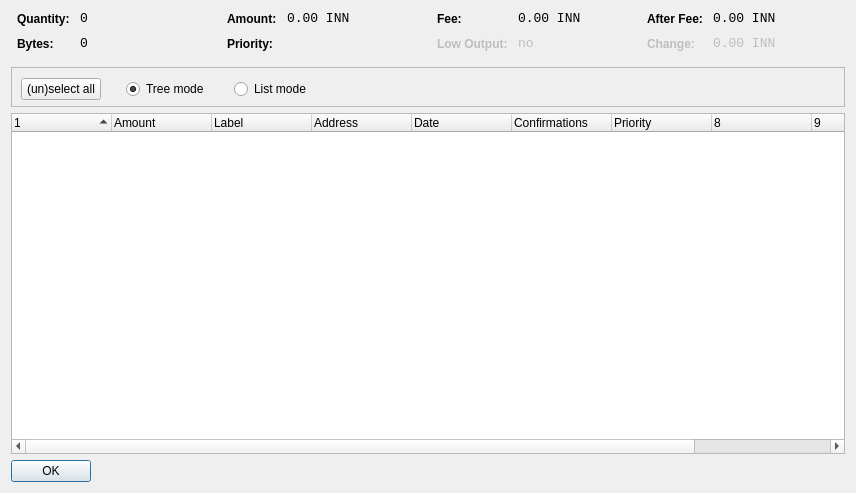
<?xml version="1.0" encoding="UTF-8"?>
<ui version="4.0">
 <class>CoinControlDialog</class>
 <widget class="QDialog" name="CoinControlDialog">
  <property name="geometry">
   <rect>
    <x>0</x>
    <y>0</y>
    <width>856</width>
    <height>493</height>
   </rect>
  </property>
  <property name="windowTitle">
   <string>Coin Control</string>
  </property>
  <layout class="QVBoxLayout" name="verticalLayout">
   <item>
    <layout class="QHBoxLayout" name="horizontalLayoutTop" stretch="0,0,0,0">
     <property name="topMargin">
      <number>0</number>
     </property>
     <property name="bottomMargin">
      <number>10</number>
     </property>
     <item>
      <layout class="QFormLayout" name="formLayoutCoinControl1">
       <property name="horizontalSpacing">
        <number>10</number>
       </property>
       <property name="verticalSpacing">
        <number>10</number>
       </property>
       <property name="leftMargin">
        <number>6</number>
       </property>
       <property name="rightMargin">
        <number>6</number>
       </property>
       <item row="0" column="0">
        <widget class="QLabel" name="labelCoinControlQuantityText">
         <property name="styleSheet">
          <string notr="true">font-weight:bold;</string>
         </property>
         <property name="text">
          <string>Quantity:</string>
         </property>
        </widget>
       </item>
       <item row="0" column="1">
        <widget class="QLabel" name="labelCoinControlQuantity">
         <property name="font">
          <font>
           <family>Monospace</family>
           <pointsize>10</pointsize>
          </font>
         </property>
         <property name="cursor">
          <cursorShape>IBeamCursor</cursorShape>
         </property>
         <property name="contextMenuPolicy">
          <enum>Qt::ActionsContextMenu</enum>
         </property>
         <property name="text">
          <string notr="true">0</string>
         </property>
         <property name="textInteractionFlags">
          <set>Qt::LinksAccessibleByMouse|Qt::TextSelectableByKeyboard|Qt::TextSelectableByMouse</set>
         </property>
        </widget>
       </item>
       <item row="1" column="0">
        <widget class="QLabel" name="labelCoinControlBytesText">
         <property name="styleSheet">
          <string notr="true">font-weight:bold;</string>
         </property>
         <property name="text">
          <string>Bytes:</string>
         </property>
        </widget>
       </item>
       <item row="1" column="1">
        <widget class="QLabel" name="labelCoinControlBytes">
         <property name="font">
          <font>
           <family>Monospace</family>
           <pointsize>10</pointsize>
          </font>
         </property>
         <property name="cursor">
          <cursorShape>IBeamCursor</cursorShape>
         </property>
         <property name="contextMenuPolicy">
          <enum>Qt::ActionsContextMenu</enum>
         </property>
         <property name="text">
          <string notr="true">0</string>
         </property>
         <property name="textInteractionFlags">
          <set>Qt::LinksAccessibleByMouse|Qt::TextSelectableByKeyboard|Qt::TextSelectableByMouse</set>
         </property>
        </widget>
       </item>
      </layout>
     </item>
     <item>
      <layout class="QFormLayout" name="formLayoutCoinControl2">
       <property name="horizontalSpacing">
        <number>10</number>
       </property>
       <property name="verticalSpacing">
        <number>10</number>
       </property>
       <property name="leftMargin">
        <number>6</number>
       </property>
       <property name="rightMargin">
        <number>6</number>
       </property>
       <item row="0" column="0">
        <widget class="QLabel" name="labelCoinControlAmountText">
         <property name="styleSheet">
          <string notr="true">font-weight:bold;</string>
         </property>
         <property name="text">
          <string>Amount:</string>
         </property>
        </widget>
       </item>
       <item row="0" column="1">
        <widget class="QLabel" name="labelCoinControlAmount">
         <property name="font">
          <font>
           <family>Monospace</family>
           <pointsize>10</pointsize>
          </font>
         </property>
         <property name="cursor">
          <cursorShape>IBeamCursor</cursorShape>
         </property>
         <property name="contextMenuPolicy">
          <enum>Qt::ActionsContextMenu</enum>
         </property>
         <property name="text">
          <string notr="true">0.00 INN</string>
         </property>
         <property name="textInteractionFlags">
          <set>Qt::LinksAccessibleByMouse|Qt::TextSelectableByKeyboard|Qt::TextSelectableByMouse</set>
         </property>
        </widget>
       </item>
       <item row="1" column="0">
        <widget class="QLabel" name="labelCoinControlPriorityText">
         <property name="styleSheet">
          <string notr="true">font-weight:bold;</string>
         </property>
         <property name="text">
          <string>Priority:</string>
         </property>
        </widget>
       </item>
       <item row="1" column="1">
        <widget class="QLabel" name="labelCoinControlPriority">
         <property name="font">
          <font>
           <family>Monospace</family>
           <pointsize>10</pointsize>
          </font>
         </property>
         <property name="cursor">
          <cursorShape>IBeamCursor</cursorShape>
         </property>
         <property name="contextMenuPolicy">
          <enum>Qt::ActionsContextMenu</enum>
         </property>
         <property name="text">
          <string/>
         </property>
         <property name="textInteractionFlags">
          <set>Qt::LinksAccessibleByMouse|Qt::TextSelectableByKeyboard|Qt::TextSelectableByMouse</set>
         </property>
        </widget>
       </item>
      </layout>
     </item>
     <item>
      <layout class="QFormLayout" name="formLayoutCoinControl3">
       <property name="horizontalSpacing">
        <number>10</number>
       </property>
       <property name="verticalSpacing">
        <number>10</number>
       </property>
       <property name="leftMargin">
        <number>6</number>
       </property>
       <property name="rightMargin">
        <number>6</number>
       </property>
       <item row="0" column="0">
        <widget class="QLabel" name="labelCoinControlFeeText">
         <property name="styleSheet">
          <string notr="true">font-weight:bold;</string>
         </property>
         <property name="text">
          <string>Fee:</string>
         </property>
        </widget>
       </item>
       <item row="0" column="1">
        <widget class="QLabel" name="labelCoinControlFee">
         <property name="font">
          <font>
           <family>Monospace</family>
           <pointsize>10</pointsize>
          </font>
         </property>
         <property name="cursor">
          <cursorShape>IBeamCursor</cursorShape>
         </property>
         <property name="contextMenuPolicy">
          <enum>Qt::ActionsContextMenu</enum>
         </property>
         <property name="text">
          <string notr="true">0.00 INN</string>
         </property>
         <property name="textInteractionFlags">
          <set>Qt::LinksAccessibleByMouse|Qt::TextSelectableByKeyboard|Qt::TextSelectableByMouse</set>
         </property>
        </widget>
       </item>
       <item row="1" column="0">
        <widget class="QLabel" name="labelCoinControlLowOutputText">
         <property name="enabled">
          <bool>false</bool>
         </property>
         <property name="styleSheet">
          <string notr="true">font-weight:bold;</string>
         </property>
         <property name="text">
          <string>Low Output:</string>
         </property>
        </widget>
       </item>
       <item row="1" column="1">
        <widget class="QLabel" name="labelCoinControlLowOutput">
         <property name="enabled">
          <bool>false</bool>
         </property>
         <property name="font">
          <font>
           <family>Monospace</family>
           <pointsize>10</pointsize>
          </font>
         </property>
         <property name="cursor">
          <cursorShape>IBeamCursor</cursorShape>
         </property>
         <property name="contextMenuPolicy">
          <enum>Qt::ActionsContextMenu</enum>
         </property>
         <property name="text">
          <string notr="true">no</string>
         </property>
         <property name="textInteractionFlags">
          <set>Qt::LinksAccessibleByMouse|Qt::TextSelectableByKeyboard|Qt::TextSelectableByMouse</set>
         </property>
        </widget>
       </item>
      </layout>
     </item>
     <item>
      <layout class="QFormLayout" name="formLayoutCoinControl4">
       <property name="horizontalSpacing">
        <number>10</number>
       </property>
       <property name="verticalSpacing">
        <number>10</number>
       </property>
       <property name="leftMargin">
        <number>6</number>
       </property>
       <property name="rightMargin">
        <number>6</number>
       </property>
       <item row="0" column="0">
        <widget class="QLabel" name="labelCoinControlAfterFeeText">
         <property name="styleSheet">
          <string notr="true">font-weight:bold;</string>
         </property>
         <property name="text">
          <string>After Fee:</string>
         </property>
        </widget>
       </item>
       <item row="0" column="1">
        <widget class="QLabel" name="labelCoinControlAfterFee">
         <property name="font">
          <font>
           <family>Monospace</family>
           <pointsize>10</pointsize>
          </font>
         </property>
         <property name="cursor">
          <cursorShape>IBeamCursor</cursorShape>
         </property>
         <property name="contextMenuPolicy">
          <enum>Qt::ActionsContextMenu</enum>
         </property>
         <property name="text">
          <string notr="true">0.00 INN</string>
         </property>
         <property name="textInteractionFlags">
          <set>Qt::LinksAccessibleByMouse|Qt::TextSelectableByKeyboard|Qt::TextSelectableByMouse</set>
         </property>
        </widget>
       </item>
       <item row="1" column="0">
        <widget class="QLabel" name="labelCoinControlChangeText">
         <property name="enabled">
          <bool>false</bool>
         </property>
         <property name="styleSheet">
          <string notr="true">font-weight:bold;</string>
         </property>
         <property name="text">
          <string>Change:</string>
         </property>
        </widget>
       </item>
       <item row="1" column="1">
        <widget class="QLabel" name="labelCoinControlChange">
         <property name="enabled">
          <bool>false</bool>
         </property>
         <property name="font">
          <font>
           <family>Monospace</family>
           <pointsize>10</pointsize>
          </font>
         </property>
         <property name="cursor">
          <cursorShape>IBeamCursor</cursorShape>
         </property>
         <property name="contextMenuPolicy">
          <enum>Qt::ActionsContextMenu</enum>
         </property>
         <property name="text">
          <string notr="true">0.00 INN</string>
         </property>
         <property name="textInteractionFlags">
          <set>Qt::LinksAccessibleByMouse|Qt::TextSelectableByKeyboard|Qt::TextSelectableByMouse</set>
         </property>
        </widget>
       </item>
      </layout>
     </item>
    </layout>
   </item>
   <item>
    <widget class="QFrame" name="frame">
     <property name="minimumSize">
      <size>
       <width>0</width>
       <height>40</height>
      </size>
     </property>
     <property name="frameShape">
      <enum>QFrame::StyledPanel</enum>
     </property>
     <property name="frameShadow">
      <enum>QFrame::Sunken</enum>
     </property>
     <property name="lineWidth">
      <number>1</number>
     </property>
     <widget class="QWidget" name="horizontalLayoutWidget">
      <property name="geometry">
       <rect>
        <x>10</x>
        <y>10</y>
        <width>781</width>
        <height>25</height>
       </rect>
      </property>
      <layout class="QHBoxLayout" name="horizontalLayoutPanel" stretch="0,0,0,0">
       <property name="spacing">
        <number>25</number>
       </property>
       <property name="topMargin">
        <number>0</number>
       </property>
       <property name="bottomMargin">
        <number>0</number>
       </property>
       <item>
        <widget class="QPushButton" name="pushButtonSelectAll">
         <property name="sizePolicy">
          <sizepolicy hsizetype="Maximum" vsizetype="Fixed">
           <horstretch>0</horstretch>
           <verstretch>0</verstretch>
          </sizepolicy>
         </property>
         <property name="text">
          <string>(un)select all</string>
         </property>
        </widget>
       </item>
       <item>
        <widget class="QRadioButton" name="radioTreeMode">
         <property name="sizePolicy">
          <sizepolicy hsizetype="Maximum" vsizetype="Fixed">
           <horstretch>0</horstretch>
           <verstretch>0</verstretch>
          </sizepolicy>
         </property>
         <property name="text">
          <string>Tree mode</string>
         </property>
         <property name="checked">
          <bool>true</bool>
         </property>
        </widget>
       </item>
       <item>
        <widget class="QRadioButton" name="radioListMode">
         <property name="sizePolicy">
          <sizepolicy hsizetype="Maximum" vsizetype="Fixed">
           <horstretch>0</horstretch>
           <verstretch>0</verstretch>
          </sizepolicy>
         </property>
         <property name="text">
          <string>List mode</string>
         </property>
        </widget>
       </item>
       <item>
        <spacer name="horizontalSpacer">
         <property name="orientation">
          <enum>Qt::Horizontal</enum>
         </property>
         <property name="sizeHint" stdset="0">
          <size>
           <width>40</width>
           <height>20</height>
          </size>
         </property>
        </spacer>
       </item>
      </layout>
     </widget>
    </widget>
   </item>
   <item>
    <widget class="CoinControlTreeWidget" name="treeWidget">
     <property name="contextMenuPolicy">
      <enum>Qt::CustomContextMenu</enum>
     </property>
     <property name="sortingEnabled">
      <bool>false</bool>
     </property>
     <property name="columnCount">
      <number>10</number>
     </property>
     <attribute name="headerShowSortIndicator" stdset="0">
      <bool>true</bool>
     </attribute>
     <attribute name="headerStretchLastSection">
      <bool>false</bool>
     </attribute>
     <column>
      <property name="text">
       <string/>
      </property>
     </column>
     <column>
      <property name="text">
       <string>Amount</string>
      </property>
     </column>
     <column>
      <property name="text">
       <string>Label</string>
      </property>
     </column>
     <column>
      <property name="text">
       <string>Address</string>
      </property>
     </column>
     <column>
      <property name="text">
       <string>Date</string>
      </property>
     </column>
     <column>
      <property name="text">
       <string>Confirmations</string>
      </property>
      <property name="toolTip">
       <string>Confirmed</string>
      </property>
     </column>
     <column>
      <property name="text">
       <string>Priority</string>
      </property>
     </column>
     <column>
      <property name="text">
       <string/>
      </property>
     </column>
     <column>
      <property name="text">
       <string/>
      </property>
     </column>
     <column>
      <property name="text">
       <string/>
      </property>
     </column>
    </widget>
   </item>
   <item>
    <widget class="QDialogButtonBox" name="buttonBox">
     <property name="sizePolicy">
      <sizepolicy hsizetype="Maximum" vsizetype="Fixed">
       <horstretch>0</horstretch>
       <verstretch>0</verstretch>
      </sizepolicy>
     </property>
     <property name="orientation">
      <enum>Qt::Horizontal</enum>
     </property>
     <property name="standardButtons">
      <set>QDialogButtonBox::Ok</set>
     </property>
    </widget>
   </item>
  </layout>
 </widget>
 <customwidgets>
  <customwidget>
   <class>CoinControlTreeWidget</class>
   <extends>QTreeWidget</extends>
   <header>coincontroltreewidget.h</header>
  </customwidget>
 </customwidgets>
 <resources/>
 <connections/>
</ui>
